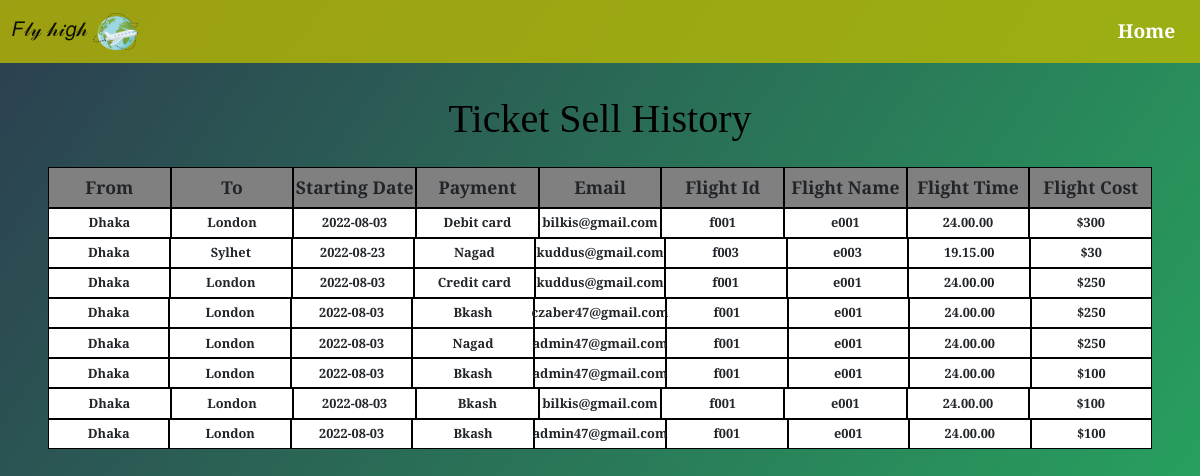
Screenshot of /history_admin.php with the database file from the repository.
### tables this page shows
CREATE TABLE `history` (
  `from` varchar(250) NOT NULL,
  `to` varchar(250) NOT NULL,
  `buy_date` varchar(250) NOT NULL,
  `payment` varchar(250) NOT NULL,
  `email` varchar(250) NOT NULL,
  `f_id` varchar(250) NOT NULL,
  `f_name` varchar(250) NOT NULL,
  `f_time` varchar(250) NOT NULL,
  `f_cost` varchar(250) NOT NULL
);

### history_admin.php (the view, shortened to what this page needs)
<!DOCTYPE html>
<html lang="en">
  <head>
    <link
      href="https://cdn.jsdelivr.net/npm/bootstrap@5.2.0/dist/css/bootstrap.min.css"
      rel="stylesheet"
    />
    <link rel="stylesheet" href="css/history_admin.css" />
  </head>
  <body>
    <nav class="navbar navbar-expand-lg bg-primary nav-all">
      <div class="container-fluid">
      <a class="navbar-brand" href="home.php">𝐹𝓁𝓎 𝒽𝒾𝑔𝒽 <span><img style = "width: 45px; height: 37px;" src="images/plane_nav.png" alt=""></span></a>
        <div class="collapse navbar-collapse nav-element-left" id="navbarNav">
          <ul class="navbar-nav nav-ul">
            <li class="nav-item nav-li">
              <a class="nav-link nav-right active" aria-current="page" href="home.php"
                >Home</a
              >
          </ul>
        </div>
      </div>
    </nav>
    <section class="sec-1">
        <div class="whole-table">
            <div class="title">
                <h1>Ticket Sell History</h1>
            </div>
            <div class="table main-td">
                <div class="td-element"><h5>From</h5></div>
                <div class="td-element"><h5>To</h5></div>
                <div class="td-element"><h5>Starting Date</h5></div>
                <div class="td-element"><h5>Payment</h5></div>
                <div class="td-element"><h5>Email</h5></div>
                <div class="td-element"><h5>Flight Id</h5></div>
                <div class="td-element"><h5>Flight Name</h5></div>
                <div class="td-element"><h5>Flight Time</h5></div>
                <div class="td-element"><h5>Flight Cost</h5></div>
            </div>
            <?php
            require_once('DBconnect.php');
            $sql_table = "SELECT * from history";
            $result_table = mysqli_query($conn, $sql_table);
            if(mysqli_num_rows($result_table) != 0){
            while($row = mysqli_fetch_assoc($result_table) ){
?>
            <div class="table">
                <div class="td-element-sub"><h5><?php echo $row['from'];?></h5></div>
                <div class="td-element-sub"><h5><?php echo $row['to'];?></h5></div>
                <div class="td-element-sub"><h5><?php echo $row['buy_date'];?></h5></div>
                <div class="td-element-sub"><h5><?php echo $row['payment'];?></h5></div>
                <div class="td-element-sub"><h5><?php echo $row['email'];?></h5></div>
                <div class="td-element-sub"><h5><?php echo $row['f_id'];?></h5></div>
                <div class="td-element-sub"><h5><?php echo $row['f_name'];?></h5></div>
                <div class="td-element-sub"><h5><?php echo $row['f_time'];?></h5></div>
                <div class="td-element-sub"><h5><?php echo $row['f_cost'];?></h5></div>
            </div>
<?php }} ?>
        </div>
    </section>
 </body>
</html>

### css/history_admin.css (style rules this page uses)
html, body { background-image: linear-gradient( 125deg, #2c3e50, #27ae60, #2980b9, #e74c3c, #8e44ad ); background-size: 400% 400%; animation: bganimation 15s infinite; height: 100%; }
.nav-all { position: sticky; top: 0; z-index: 1; background-color: rgba(184, 184, 2, 0.801) !important; }
.nav-element-left { justify-content: end; }
.nav-li { margin: 0em 0.3em; height: 100%; }
.nav-right { color: white !important; font-size: 1.2rem; font-weight: bold; border-radius: 7px; }
.sec-1 { padding: 2em 03em; }
.whole-table { width: 100%; margin: auto; display: flex; flex-direction: column; justify-content: center; align-items: center; }
.title { font-weight: bold; color: black; margin-bottom: 1em; }
.table { display: flex; justify-content: space-evenly; margin: 0; background-image: linear-gradient(to left, white, white); }
.main-td { background-image: linear-gradient(gray, gray); }
.td-element { border: 1.5px solid black; width: 12%; display: flex; justify-content: center; align-items: center; }
.td-element h5 { margin: .5em 0em; font-weight: bold; font-size: 1.1rem; }
.td-element-sub { border: 1.5px solid black; width: 12%; display: flex; justify-content: center; align-items: center; }
.td-element-sub h5 { margin: .5em 0em; font-size: .8rem; font-weight: bold; }

### history_admin.php (style rules this page uses)
body { font-family: 'PT Serif', serif; }

### rows the page displays
history: from "Dhaka", to "London", buy_date "2022-08-03", payment "Debit card", email "bilkis@gmail.com", f "f001", f_name "e001", f_time "24.00.00", f_cost "$300"
history: from "Dhaka", to "Sylhet", buy_date "2022-08-23", payment "Nagad", email "kuddus@gmail.com", f "f003", f_name "e003", f_time "19.15.00", f_cost "$30"
history: from "Dhaka", to "London", buy_date "2022-08-03", payment "Credit card", email "kuddus@gmail.com", f "f001", f_name "e001", f_time "24.00.00", f_cost "$250"
history: from "Dhaka", to "London", buy_date "2022-08-03", payment "Bkash", email "czaber47@gmail.com", f "f001", f_name "e001", f_time "24.00.00", f_cost "$250"
history: from "Dhaka", to "London", buy_date "2022-08-03", payment "Nagad", email "admin47@gmail.com", f "f001", f_name "e001", f_time "24.00.00", f_cost "$250"
history: from "Dhaka", to "London", buy_date "2022-08-03", payment "Bkash", email "admin47@gmail.com", f "f001", f_name "e001", f_time "24.00.00", f_cost "$100"
history: from "Dhaka", to "London", buy_date "2022-08-03", payment "Bkash", email "bilkis@gmail.com", f "f001", f_name "e001", f_time "24.00.00", f_cost "$100"
history: from "Dhaka", to "London", buy_date "2022-08-03", payment "Bkash", email "admin47@gmail.com", f "f001", f_name "e001", f_time "24.00.00", f_cost "$100"
